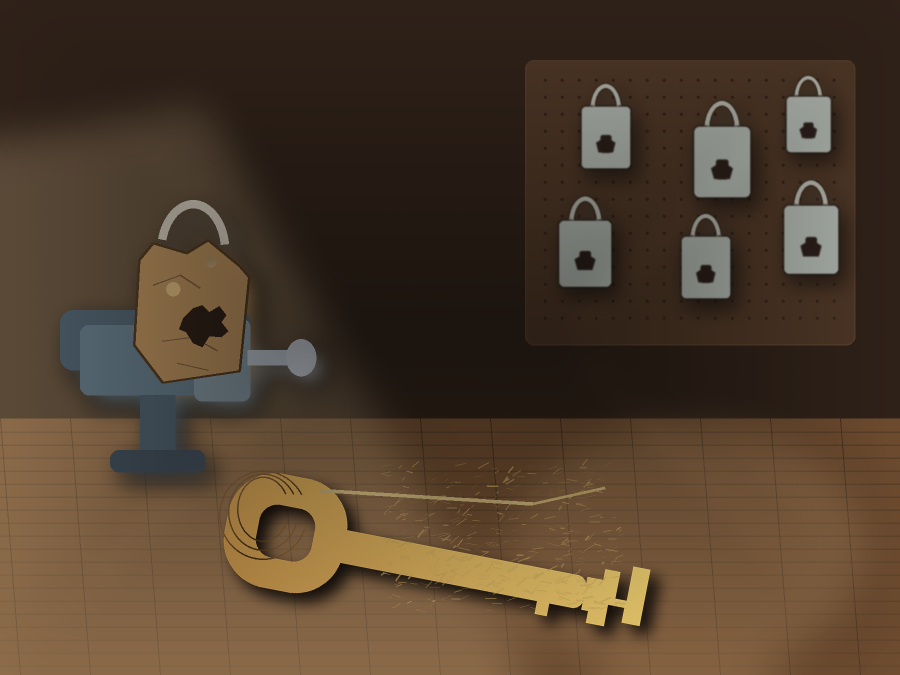
#> input picture q6/concept-incarnation.png, 1800 x 1350 px (shown at 1/2 size)
$ python -i generate_concept_incarnation.py   (imports and definitions only)
#> lines starting #> are read from the running program, lines starting #| are printed output that depends on the picture
from pathlib import Path
import math
import random

from PIL import Image, ImageDraw, ImageFilter


ROOT = Path(__file__).resolve().parent
OUT = ROOT / "concept-incarnation.png"

W = 1800
H = 1350


def lerp(a, b, t):
    return int(a + (b - a) * t)


# [55 lines left out: functions make_background, add_workshop_walls, add_bench_light, not called in this run]


def add_dust(img, seed=1415):
    rnd = random.Random(seed)
    dust = Image.new("RGBA", (W, H), (0, 0, 0, 0))
    draw = ImageDraw.Draw(dust)
    for _ in range(13000):
        x = rnd.randint(0, W - 1)
        y = rnd.randint(0, H - 1)
        alpha = rnd.randint(4, 16)
        value = rnd.randint(150, 210)
        draw.point((x, y), fill=(value, value - 8, value - 16, alpha))
    dust = dust.filter(ImageFilter.GaussianBlur(0.4))
    return Image.alpha_composite(img, dust)


def lock_body(draw, x, y, w, h, fill, outline=None):
    draw.rounded_rectangle((x, y, x + w, y + h), radius=int(w * 0.12), fill=fill, outline=outline, width=3 if outline else 1)


# [245 lines left out: functions draw_standard_lock, draw_vise, draw_distorted_lock, brass_gradient, custom_key_mask, place_custom_key and 4 more, not called in this run]


# [2 lines not run here, left out]

>>> import cv2
>>> picture = cv2.imread('concept-incarnation.png', cv2.IMREAD_GRAYSCALE)
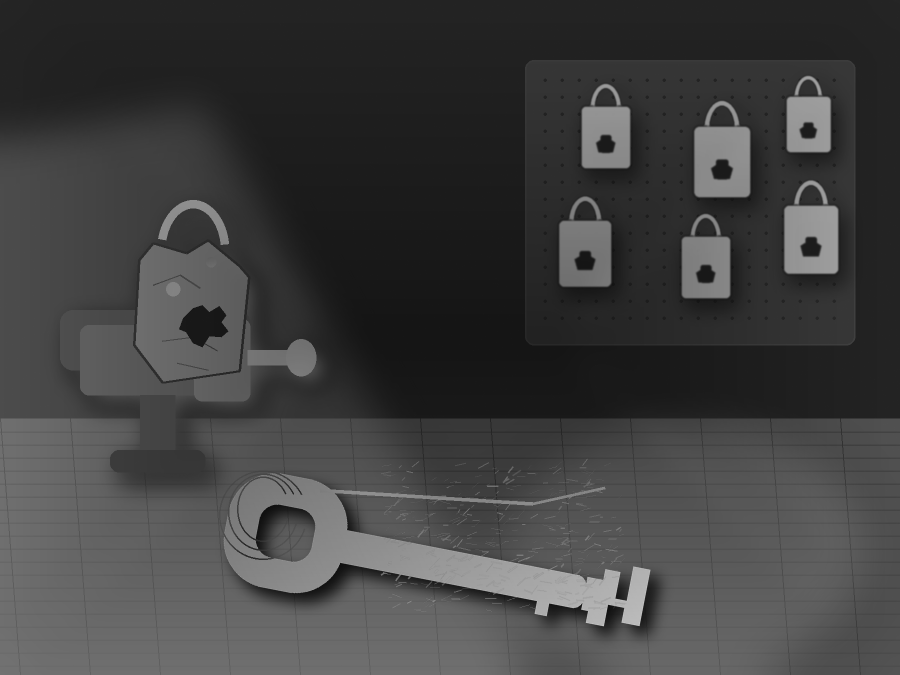
#> picture: shape (1350, 1800) (shown at 1/2 size); min 15, max 222, mean 64.4
>>> result = add_dust(picture)
#> in add_dust, `dust = Image.new("RGBA", (W, H), (0, 0, 0, 0))`: dust: PIL image 1800x1350 RGBA; every value is 0
#> (the run stopped early here; a loop or call above may not have finished)
